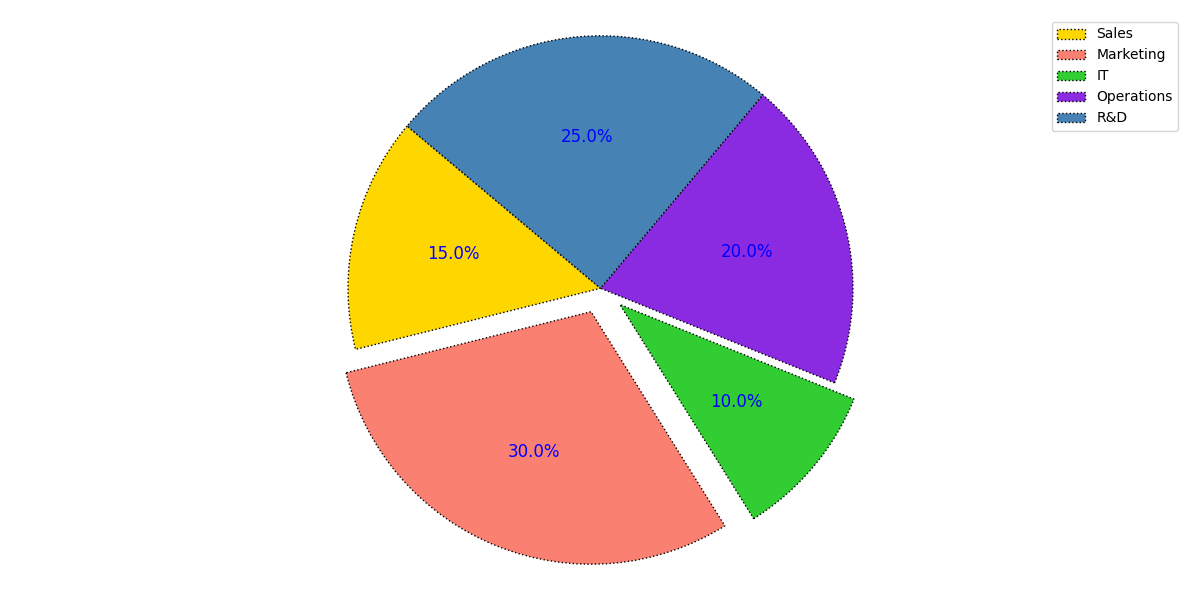

Write Python code to recreate this figure.
import matplotlib.pyplot as plt

# Shuffled budget allocations, labels, and colors
budget_allocations = [15, 30, 10, 20, 25]
colors = ['#ffd700', '#fa8072', '#32cd32', '#8a2be2', '#4682b4']
labels = ['Sales', 'Marketing', 'IT', 'Operations', 'R&D']

plt.figure(figsize=(12, 6))
wedges, texts, autotexts = plt.pie(budget_allocations, 
                                   colors=colors, 
                                   autopct='%1.1f%%',
                                   startangle=140, 
                                   explode=(0, 0.1, 0.1, 0, 0),
                                   shadow=False,
                                   wedgeprops={'edgecolor': 'black', 'linestyle': 'dotted'})

for text in texts:
    text.set_fontsize(12)

for autotext in autotexts:
    autotext.set_color('blue')
    autotext.set_fontsize(12)

plt.legend(wedges, labels, loc="upper right")
plt.axis('equal')
plt.grid(True, linestyle='--', linewidth=0.5)
plt.tight_layout()
plt.show()
